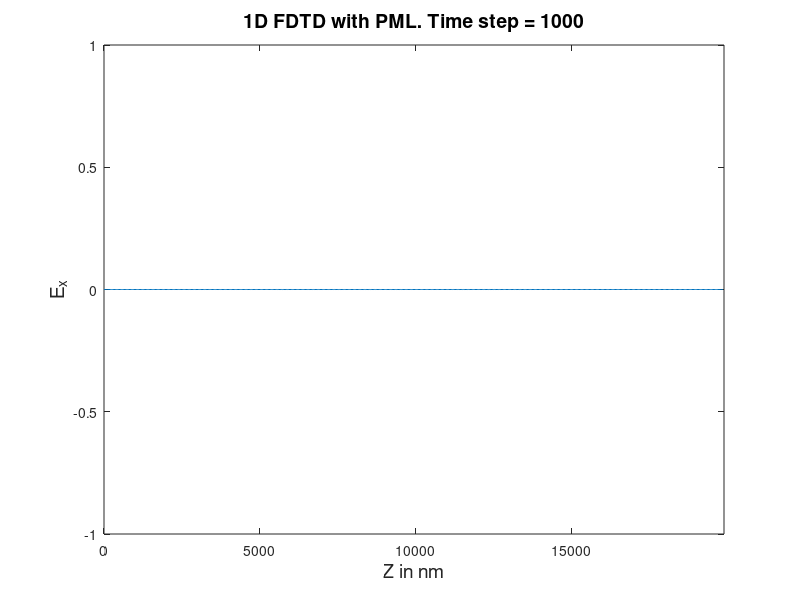

Write MATLAB code to recreate this figure.

% 1D FDTD method.
% With PML Boundary conditions.
% All units in eV,fs, nm.

%--------------------------------------------------------------------%
clc
close all
clear all
%--------------------------------------------------------------------%

% Time step in femto seconds.
dt = 0.13; 

% Maximum time limit.
t_max = 1000; 

% Time array.
%t = 0:dt:t_max; 
t0 = 20;

% Speed of light in nm/fs.
light_spd = 299.792458; 

% S = 1 courant factor OLD
% Courant factor.
cfl_factor = 0.98;

dz = light_spd * dt /  cfl_factor;

% Permeability of free space in (V fs^2/e nm).
mu0 = 2.013354451e-4;

% Permittivity of free space in (e / V nm).
eps0 = 55.26349597e-3;

% Planck's constant.
h = 0.6582119514;

% Frequency of light in eV (electron-volts).
omega_ev = 1.5d0;

% Frequency of light in (1/fs).
omega = omega_ev / h;

% Width of electric beam.
tau = 8.0d0;



% Position index of source.
src_position = 55;

% 1D grid size.
grid_size = 500;

% Space axis
Z = (0:grid_size - 1) .* dz;

% Permitivity array.
eps(1:350) = eps0;

% Permitivity array.
eps(350:grid_size) = eps0 * 1.5;

% Permeability array.
mu(1:grid_size) = mu0;

% Conductivity array.
sigma(1:grid_size) = 0;

% Width of PML layer.
pml_width = 55;

% Optimal polynomial order for grading sigma array (pp 293, Taflove).
m = 3;

% Impedance.
eta = sqrt(mu0 / eps0);

% Required reflection factor.
R = 1e-8;

% Taflove, pp 293, Eq 7.62.
sigma_max = -(m+1) * log(R) / (2 * eta * pml_width * dz);

% Taflove, pp 292, Eq 7.60a.
sigma_in_pml = (((1:pml_width + 1) ./ pml_width) .^ m) * sigma_max;

% Lossy electric conductivity profile.
sigma(grid_size - pml_width:grid_size) = sigma_in_pml;

% fliplr - flip array left to right.
sigma(1:pml_width + 1) = fliplr(sigma_in_pml);

% Eq 7.8 Taflove, pp 275
% Magnetic conductivity loss.
sigma_star(1:grid_size) = sigma .* mu0 ./ eps0;

% PML constants.
A = ((mu - 0.5 * dt * sigma_star) ./ (mu + 0.5 * dt * sigma_star));
B = (dt / dz) ./ (mu + 0.5 * dt * sigma_star);
C = ((eps - 0.5 * dt * sigma)./(eps + 0.5 * dt * sigma));
D = (dt / dz) ./ (eps + 0.5 * dt * sigma);

% Electromagnetic field projections in space array.
hy(1:grid_size) = 0.0;
ex(1:grid_size) = 0.0;

% Plot configuration.
fh = figure(1);
set(fh, 'Color', 'white');

% Time loop.
for time_step = 1:t_max
        % Insert source in certain space grid.
        % Electric field is an Gaussian envelop.
        t = time_step * dt;
        source = exp(-(((t0 - t) / tau) .^ 2)) .* cos(omega .* t);
        ex(src_position) = ex(src_position) + source;

        hy(1:grid_size - 1) = A(1:grid_size - 1) .* hy(1:grid_size - 1) - B(1:grid_size - 1) .* (ex(2:grid_size) - ex(1:grid_size - 1));
        ex(2:grid_size - 1) = C(2:grid_size - 1) .* ex(2:grid_size - 1) - D(2:grid_size - 1) .* (hy(2:grid_size - 1) - hy(1:grid_size - 2));
        ex(grid_size) = ex(grid_size - 1);


        % Draw plot.
        figure(1)
        plot(Z, ex)
        xlabel('Z in nm','fontSize', 14);
        ylabel('E_x','fontSize', 14);

        time_step_str = int2str(time_step);
        title(['1D FDTD with PML. Time step = ', time_step_str],'fontSize', 14);
        axis([0 grid_size*dz -1 1]);
        getframe();
end